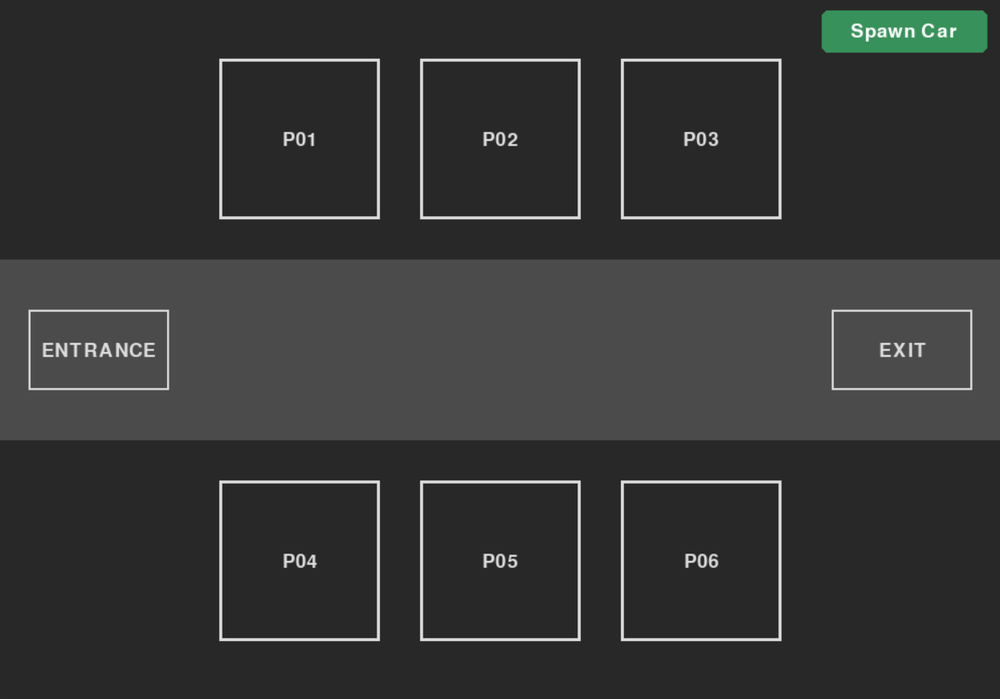
#> input picture detection/parking_layout.png, 1000 x 699 px, shrunk from 1245 x 870 before the run
$ python -i layout_detector.py   (imports and definitions only)
#> lines starting #> are read from the running program, lines starting #| are printed output that depends on the picture; after the words box and inside, x2 and y2 are one past the last pixel; in counts of white or black regions, pixels touching at a corner belong together
#> further down, picture is the input picture: shape (699, 1000, 3); mean B, G, R 53.5, 54, 53.1
import cv2
import numpy as np

class ParkingSpaceDetector:
    def __init__(self):
        pass

    def detect(self, image):
        if image is None:
            raise ValueError("Could not load input image")

        gray = cv2.cvtColor(image, cv2.COLOR_BGR2GRAY)
        blurred = cv2.GaussianBlur(gray, (5, 5), 0)
        edges = cv2.Canny(blurred, 50, 150)
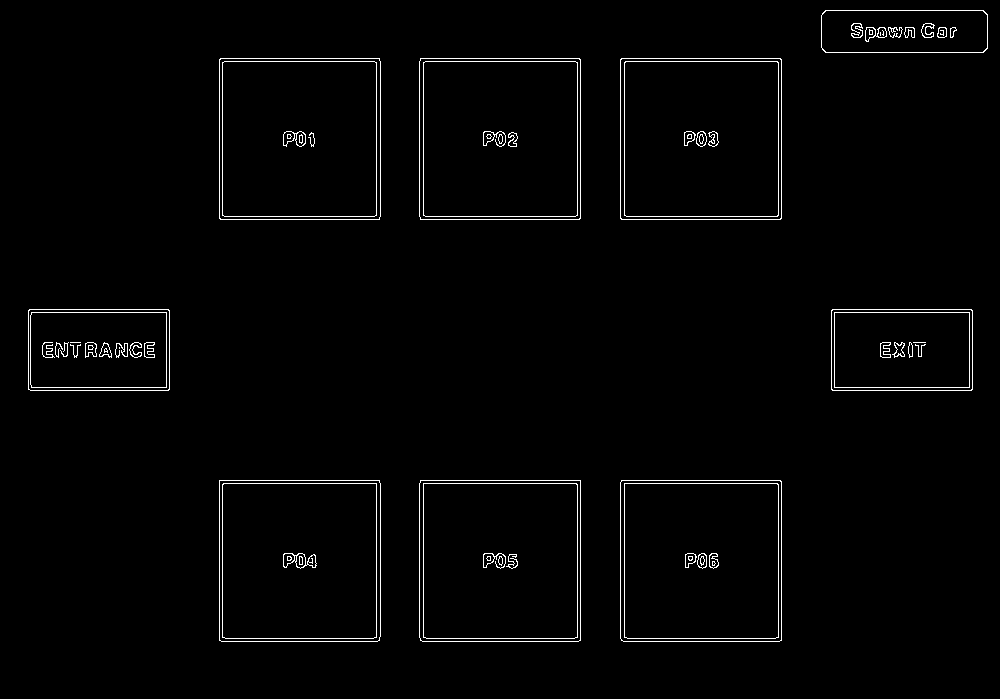
#> edges: shape (699, 1000); 1.7% white in thin lines or dots, all inside (x1, y1, x2, y2) = (28, 10, 988, 642)

        candidates = []
        contours, _ = cv2.findContours(edges, cv2.RETR_EXTERNAL, cv2.CHAIN_APPROX_SIMPLE)
#> contours = 9 contours; largest, box (x1, y1, x2, y2) and area: (620, 58, 782, 220) 25919, (419, 58, 581, 220) 25915, (219, 58, 381, 220) 25915, (620, 480, 782, 642) 25914, (419, 480, 581, 642) 25912
        image_height, image_width = gray.shape
#> image_height = 699; image_width = 1000
        image_area = image_width * image_height
#> image_area = 699000
        for contour in contours:
            area = cv2.contourArea(contour)
            if area < image_area * 0.01:
                continue

            perimeter = cv2.arcLength(contour, True)
            if perimeter == 0:
                continue

            approximation = cv2.approxPolyDP(contour, 0.02 * perimeter, True)
            if len(approximation) != 4:
                continue

            if not cv2.isContourConvex(approximation):
                continue

            x, y, width, height = cv2.boundingRect(approximation)
            if width == 0 or height == 0:
                continue

            aspect_ratio = width / height
            if aspect_ratio < 0.5 or aspect_ratio > 2.0:
                continue

            candidates.append({
                "polygon": approximation.reshape(4, 2),
                "area": area,
                "bounding_box": (x, y, width, height)
            })
#> this loop made 9 passes
#> (area, perimeter, approximation, x, y, width, height, aspect_ratio) on passes 1 to 7: (25913.5, 641.1, [[621, 480], [621, 640], [781, 640], [781, 481]], 621, 480, 161, 161, 1), (25912, 641.7, [[420, 480], [420, 640], [580, 640], [580, 480]], 420, 480, 161, 161, 1), (25911, 641.7, [[219, 480], [219, 640], [379, 640], [379, 480]], 219, 480, 161, 161, 1), (11419, 441.7, [[831, 310], [832, 390], [972, 389], [971, 309]], 831, 309, 142, 82, 1.73), (11418, 441.7, [[28, 310], [28, 389], [169, 389], [168, 309]], 28, 309, 142, 81, 1.75), (25919, 641.7, [[621, 58], [620, 218], [780, 219], [781, 59]], 620, 58, 162, 162, 1), (25915, 641.7, [[420, 58], [420, 219], [579, 219], [580, 59]], 420, 58, 161, 162, 0.994)
#> area on pass 9: 6938
#> after the loop, candidates = 8 items

        candidates.sort(key = lambda candidate: (candidate["bounding_box"][1], candidate["bounding_box"][0]))
        for index, candidate in enumerate(candidates):
            candidate["candidate_id"] = index + 1
#> this loop made 8 passes

        return candidates

def draw_candidates(image, candidates):
    output = image.copy()
    for candidate in candidates:
        polygon = candidate["polygon"]
        candidate_id = candidate["candidate_id"]
        cv2.polylines(output, [polygon], True, (0, 255, 0), 3)
        x, y, width, height = candidate["bounding_box"]
        cv2.putText(output, f"Candidate {candidate_id}", (x, y - 10), cv2.FONT_HERSHEY_SIMPLEX, 0.6, (0, 255, 0), 2)

    return output

>>> import cv2
>>> picture = cv2.imread('../parking_layout.png')
>>> result = ParkingSpaceDetector().detect(picture)
#> result = 8 items
